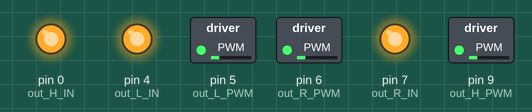
Simulated run of this sketch. Board: Arduino Uno, built with avr-gcc and run on an emulated ATmega328P. On the bench: switched loads named in the sketch (green lamp = pin HIGH), output pins drawn as LEDs (lit = HIGH).

Above: at 1.6 s.
At 3.1 s:
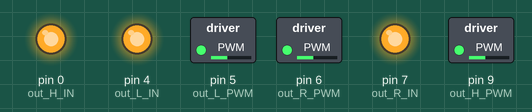
At 4.6 s:
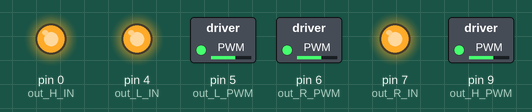
At 6.1 s:
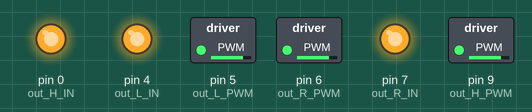
At 7.7 s:
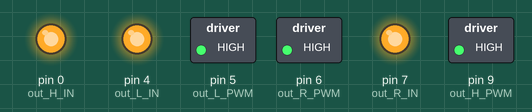
At 8.7 s:
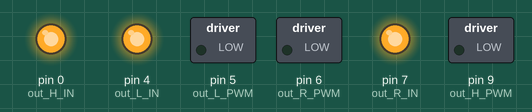
Timing chart, 0 to 10.2 s (numbered marks = the images above):
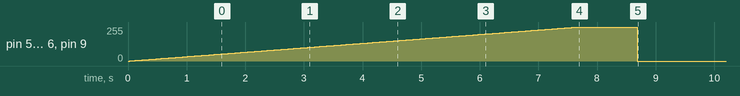

The sketch:

Motor_Ansteuerung.ino
```cpp
//Pinout:
#define out_R_PWM 6
#define out_L_PWM 5
#define out_H_PWM 9
#define out_R_IN 7
#define out_L_IN 4
#define out_H_IN 0


#define motor_R 0
#define motor_L 1
#define motor_H 2

void setup()
{
  pinMode(out_R_PWM,OUTPUT);
  pinMode(out_R_IN,OUTPUT);
  pinMode(out_L_PWM,OUTPUT);
  pinMode(out_L_IN,OUTPUT);
  pinMode(out_H_PWM,OUTPUT);
  pinMode(out_H_IN,OUTPUT);

  for (int i=0; i<256; i++) {
    motor(motor_R,0,i);
    motor(motor_L,0,i);
    motor(motor_H,0,i);
    delay(30);
  }
  delay(1000);
  motor(motor_R,0,0);
  motor(motor_L,0,0);
  motor(motor_H,0,0);
}

void loop()
{

}


void motor(byte motor, boolean direction, byte speed) { //speed from 0 to 255
  if (motor == motor_R) {
    if (direction == 0) {
      digitalWrite(out_R_IN,HIGH);
    } else {
      digitalWrite(out_R_IN,LOW);
    }
    analogWrite(out_R_PWM,speed);
    }
  if (motor == motor_L) {
    if (direction == 0) {
      digitalWrite(out_L_IN,HIGH);
    } else {
      digitalWrite(out_L_IN,LOW);
    }
    analogWrite(out_L_PWM,speed);
  }
  if (motor == motor_H) {
    if (direction == 0) {
      digitalWrite(out_H_IN,HIGH);
    } else {
      digitalWrite(out_H_IN,LOW);
    }
    analogWrite(out_H_PWM,speed);
  }
}
```
